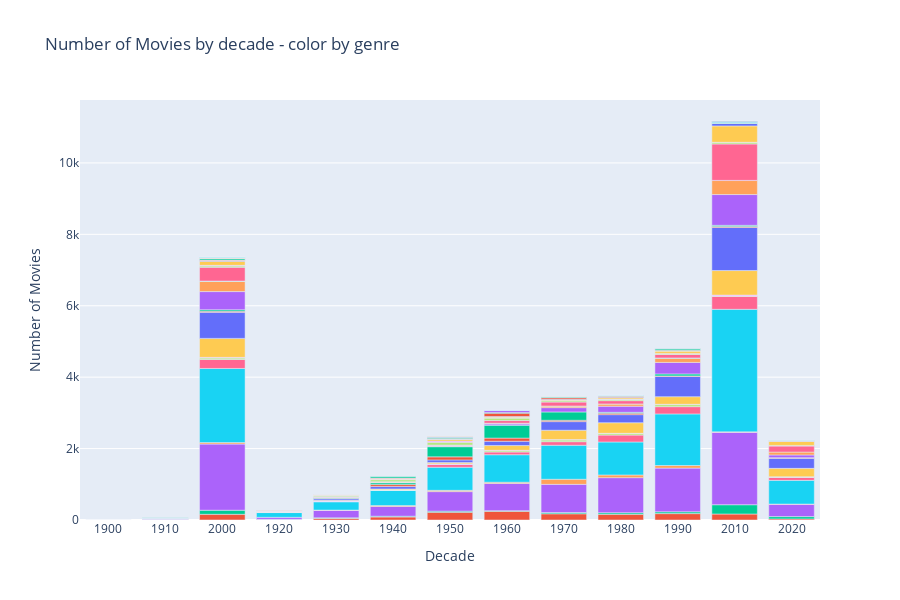

The notebook cell saved with this chart:
### Code cell
fig = px.bar(movies_per_decade, x='decade', y='count', color='genre', labels={'count': 'Number of Movies'},title='Number of Movies by decade - color by genre')
fig.update_layout(xaxis_title='Decade', yaxis_title='Number of Movies', xaxis=dict(type='category'),  # Use categorical x-axis for decades
showlegend=False, height=600)
fig.show()

### Figure 1 — Plotly figure (JSON) as saved in the notebook; plotly's stock layout.template omitted (floating-point values rounded to 4 significant figures)
{"data": [{"alignmentgroup": "True", "hovertemplate": "genre=Short Movie<br>decade=%{x}<br>Number of Movies=%{y}<extra></extra>", "legendgroup": "Short Movie", "marker": {"color": "#636efa", "pattern": {"shape": ""}}, "name": "Short Movie", "offsetgroup": "Short Movie", "orientation": "v", "showlegend": true, "textposition": "auto", "type": "bar", "x": [1900, 1910, 2000], "xaxis": "x", "y": [1, 3, 1], "yaxis": "y"}, {"alignmentgroup": "True", "hovertemplate": "genre=Adventure<br>decade=%{x}<br>Number of Movies=%{y}<extra></extra>", "legendgroup": "Adventure", "marker": {"color": "#EF553B", "pattern": {"shape": ""}}, "name": "Adventure", "offsetgroup": "Adventure", "orientation": "v", "showlegend": true, "textposition": "auto", "type": "bar", "x": [1910, 1920, 1930, 1940, 1950, 1960, 1970, 1980, 1990, 2000, 2010, 2020], "xaxis": "x", "y": [11, 16, 47, 85, 216, 242, 174, 159, 179, 159, 168, 31], "yaxis": "y"}, {"alignmentgroup": "True", "hovertemplate": "genre=Biography<br>decade=%{x}<br>Number of Movies=%{y}<extra></extra>", "legendgroup": "Biography", "marker": {"color": "#00cc96", "pattern": {"shape": ""}}, "name": "Biography", "offsetgroup": "Biography", "orientation": "v", "showlegend": true, "textposition": "auto", "type": "bar", "x": [1910, 1920, 1930, 1940, 1950, 1960, 1970, 1980, 1990, 2000, 2010, 2020], "xaxis": "x", "y": [1, 2, 13, 21, 32, 20, 35, 45, 51, 114, 260, 64], "yaxis": "y"}, {"alignmentgroup": "True", "hovertemplate": "genre=Comedy<br>decade=%{x}<br>Number of Movies=%{y}<extra></extra>", "legendgroup": "Comedy", "marker": {"color": "#ab63fa", "pattern": {"shape": ""}}, "name": "Comedy", "offsetgroup": "Comedy", "orientation": "v", "showlegend": true, "textposition": "auto", "type": "bar", "x": [1910, 1920, 1930, 1940, 1950, 1960, 1970, 1980, 1990, 2000, 2010, 2020], "xaxis": "x", "y": [13, 57, 210, 274, 547, 761, 789, 982, 1223, 1853, 2026, 349], "yaxis": "y"}, {"alignmentgroup": "True", "hovertemplate": "genre=Crime<br>decade=%{x}<br>Number of Movies=%{y}<extra></extra>", "legendgroup": "Crime", "marker": {"color": "#FFA15A", "pattern": {"shape": ""}}, "name": "Crime", "offsetgroup": "Crime", "orientation": "v", "showlegend": true, "textposition": "auto", "type": "bar", "x": [1910, 1930, 1940, 1950, 1960, 1970, 1980, 1990, 2000, 2010, 2020], "xaxis": "x", "y": [5, 8, 24, 36, 35, 143, 76, 73, 41, 14, 2], "yaxis": "y"}, {"alignmentgroup": "True", "hovertemplate": "genre=Drama<br>decade=%{x}<br>Number of Movies=%{y}<extra></extra>", "legendgroup": "Drama", "marker": {"color": "#19d3f3", "pattern": {"shape": ""}}, "name": "Drama", "offsetgroup": "Drama", "orientation": "v", "showlegend": true, "textposition": "auto", "type": "bar", "x": [1910, 1920, 1930, 1940, 1950, 1960, 1970, 1980, 1990, 2000, 2010, 2020], "xaxis": "x", "y": [25, 134, 232, 426, 646, 770, 952, 923, 1445, 2076, 3432, 664], "yaxis": "y"}, {"alignmentgroup": "True", "hovertemplate": "genre=Fantasy<br>decade=%{x}<br>Number of Movies=%{y}<extra></extra>", "legendgroup": "Fantasy", "marker": {"color": "#FF6692", "pattern": {"shape": ""}}, "name": "Fantasy", "offsetgroup": "Fantasy", "orientation": "v", "showlegend": true, "textposition": "auto", "type": "bar", "x": [1910, 1920, 1930, 1940, 1950, 1960, 1970, 1980, 1990, 2000, 2010, 2020], "xaxis": "x", "y": [1, 5, 9, 6, 76, 76, 100, 193, 203, 251, 366, 89], "yaxis": "y"}, {"alignmentgroup": "True", "hovertemplate": "genre=Grotesque<br>decade=%{x}<br>Number of Movies=%{y}<extra></extra>", "legendgroup": "Grotesque", "marker": {"color": "#B6E880", "pattern": {"shape": ""}}, "name": "Grotesque", "offsetgroup": "Grotesque", "orientation": "v", "showlegend": true, "textposition": "auto", "type": "bar", "x": [1910, 1930, 1940, 1950, 1960, 1970, 1980, 1990, 2000, 2010, 2020], "xaxis": "x", "y": [1, 2, 1, 3, 36, 50, 44, 58, 40, 7, 2], "yaxis": "y"}, {"alignmentgroup": "True", "hovertemplate": "genre=History<br>decade=%{x}<br>Number of Movies=%{y}<extra></extra>", "legendgroup": "History", "marker": {"color": "#FF97FF", "pattern": {"shape": ""}}, "name": "History", "offsetgroup": "History", "orientation": "v", "showlegend": true, "textposition": "auto", "type": "bar", "x": [1910, 1920, 1930, 1940, 1950, 1960, 1970, 1980, 1990, 2000, 2010, 2020], "xaxis": "x", "y": [2, 2, 8, 8, 17, 12, 9, 6, 9, 20, 26, 11], "yaxis": "y"}, {"alignmentgroup": "True", "hovertemplate": "genre=Horror<br>decade=%{x}<br>Number of Movies=%{y}<extra></extra>", "legendgroup": "Horror", "marker": {"color": "#FECB52", "pattern": {"shape": ""}}, "name": "Horror", "offsetgroup": "Horror", "orientation": "v", "showlegend": true, "textposition": "auto", "type": "bar", "x": [1910, 1920, 1930, 1940, 1950, 1960, 1970, 1980, 1990, 2000, 2010, 2020], "xaxis": "x", "y": [1, 10, 21, 25, 39, 133, 262, 296, 212, 531, 687, 234], "yaxis": "y"}, {"alignmentgroup": "True", "hovertemplate": "genre=Thriller<br>decade=%{x}<br>Number of Movies=%{y}<extra></extra>", "legendgroup": "Thriller", "marker": {"color": "#636efa", "pattern": {"shape": ""}}, "name": "Thriller", "offsetgroup": "Thriller", "orientation": "v", "showlegend": true, "textposition": "auto", "type": "bar", "x": [1910, 1920, 1930, 1940, 1950, 1960, 1970, 1980, 1990, 2000, 2010, 2020], "xaxis": "x", "y": [1, 4, 44, 67, 71, 121, 241, 227, 569, 729, 1207, 286], "yaxis": "y"}, {"alignmentgroup": "True", "hovertemplate": "genre=War<br>decade=%{x}<br>Number of Movies=%{y}<extra></extra>", "legendgroup": "War", "marker": {"color": "#EF553B", "pattern": {"shape": ""}}, "name": "War", "offsetgroup": "War", "orientation": "v", "showlegend": true, "textposition": "auto", "type": "bar", "x": [1910, 1920, 1930, 1940, 1950, 1960, 1970, 1980, 1990, 2000, 2010, 2020], "xaxis": "x", "y": [1, 2, 13, 54, 85, 88, 38, 39, 14, 30, 24, 9], "yaxis": "y"}, {"alignmentgroup": "True", "hovertemplate": "genre=Western<br>decade=%{x}<br>Number of Movies=%{y}<extra></extra>", "legendgroup": "Western", "marker": {"color": "#00cc96", "pattern": {"shape": ""}}, "name": "Western", "offsetgroup": "Western", "orientation": "v", "showlegend": true, "textposition": "auto", "type": "bar", "x": [1910, 1920, 1930, 1940, 1950, 1960, 1970, 1980, 1990, 2000, 2010, 2020], "xaxis": "x", "y": [3, 4, 25, 54, 285, 359, 233, 26, 55, 43, 35, 5], "yaxis": "y"}, {"alignmentgroup": "True", "hovertemplate": "genre=Action<br>decade=%{x}<br>Number of Movies=%{y}<extra></extra>", "legendgroup": "Action", "marker": {"color": "#ab63fa", "pattern": {"shape": ""}}, "name": "Action", "offsetgroup": "Action", "orientation": "v", "showlegend": true, "textposition": "auto", "type": "bar", "x": [1920, 1930, 1940, 1950, 1960, 1970, 1980, 1990, 2000, 2010, 2020], "xaxis": "x", "y": [1, 4, 3, 15, 36, 121, 170, 322, 509, 862, 76], "yaxis": "y"}, {"alignmentgroup": "True", "hovertemplate": "genre=Animation<br>decade=%{x}<br>Number of Movies=%{y}<extra></extra>", "legendgroup": "Animation", "marker": {"color": "#FFA15A", "pattern": {"shape": ""}}, "name": "Animation", "offsetgroup": "Animation", "orientation": "v", "showlegend": true, "textposition": "auto", "type": "bar", "x": [1920, 1930, 1940, 1950, 1960, 1970, 1980, 1990, 2000, 2010, 2020], "xaxis": "x", "y": [1, 4, 13, 8, 17, 44, 64, 117, 288, 393, 80], "yaxis": "y"}, {"alignmentgroup": "True", "hovertemplate": "genre=Biblical<br>decade=%{x}<br>Number of Movies=%{y}<extra></extra>", "legendgroup": "Biblical", "marker": {"color": "#19d3f3", "pattern": {"shape": ""}}, "name": "Biblical", "offsetgroup": "Biblical", "orientation": "v", "showlegend": true, "textposition": "auto", "type": "bar", "x": [1920, 1950, 1960, 1970, 1980, 1990, 2000, 2010], "xaxis": "x", "y": [2, 8, 5, 2, 1, 9, 7, 4], "yaxis": "y"}, {"alignmentgroup": "True", "hovertemplate": "genre=Documentary<br>decade=%{x}<br>Number of Movies=%{y}<extra></extra>", "legendgroup": "Documentary", "marker": {"color": "#FF6692", "pattern": {"shape": ""}}, "name": "Documentary", "offsetgroup": "Documentary", "orientation": "v", "showlegend": true, "textposition": "auto", "type": "bar", "x": [1920, 1930, 1940, 1950, 1960, 1970, 1980, 1990, 2000, 2010, 2020], "xaxis": "x", "y": [13, 10, 13, 13, 74, 110, 91, 98, 386, 1020, 169], "yaxis": "y"}, {"alignmentgroup": "True", "hovertemplate": "genre=Musical<br>decade=%{x}<br>Number of Movies=%{y}<extra></extra>", "legendgroup": "Musical", "marker": {"color": "#B6E880", "pattern": {"shape": ""}}, "name": "Musical", "offsetgroup": "Musical", "orientation": "v", "showlegend": true, "textposition": "auto", "type": "bar", "x": [1920, 1930, 1940, 1950, 1960, 1970, 1980, 1990, 2000, 2010, 2020], "xaxis": "x", "y": [2, 26, 55, 81, 70, 38, 39, 19, 36, 47, 18], "yaxis": "y"}, {"alignmentgroup": "True", "hovertemplate": "genre=Mélo<br>decade=%{x}<br>Number of Movies=%{y}<extra></extra>", "legendgroup": "Mélo", "marker": {"color": "#FF97FF", "pattern": {"shape": ""}}, "name": "Mélo", "offsetgroup": "Mélo", "orientation": "v", "showlegend": true, "textposition": "auto", "type": "bar", "x": [1920, 1930, 1940, 1950, 1960, 1970, 1980, 1990, 2000, 2010], "xaxis": "x", "y": [2, 10, 10, 34, 8, 4, 8, 10, 17, 1], "yaxis": "y"}, {"alignmentgroup": "True", "hovertemplate": "genre=Romantic<br>decade=%{x}<br>Number of Movies=%{y}<extra></extra>", "legendgroup": "Romantic", "marker": {"color": "#FECB52", "pattern": {"shape": ""}}, "name": "Romantic", "offsetgroup": "Romantic", "orientation": "v", "showlegend": true, "textposition": "auto", "type": "bar", "x": [1920, 1930, 1940, 1950, 1960, 1970, 1980, 1990, 2000, 2010, 2020], "xaxis": "x", "y": [3, 20, 23, 50, 20, 25, 37, 65, 114, 458, 117], "yaxis": "y"}, {"alignmentgroup": "True", "hovertemplate": "genre=Sperimental<br>decade=%{x}<br>Number of Movies=%{y}<extra></extra>", "legendgroup": "Sperimental", "marker": {"color": "#636efa", "pattern": {"shape": ""}}, "name": "Sperimental", "offsetgroup": "Sperimental", "orientation": "v", "showlegend": true, "textposition": "auto", "type": "bar", "x": [1920, 1930, 1940, 1950, 1960, 1970, 1980, 1990, 2000, 2010, 2020], "xaxis": "x", "y": [2, 2, 1, 3, 14, 15, 13, 7, 21, 67, 12], "yaxis": "y"}, {"alignmentgroup": "True", "hovertemplate": "genre=Spy<br>decade=%{x}<br>Number of Movies=%{y}<extra></extra>", "legendgroup": "Spy", "marker": {"color": "#EF553B", "pattern": {"shape": ""}}, "name": "Spy", "offsetgroup": "Spy", "orientation": "v", "showlegend": true, "textposition": "auto", "type": "bar", "x": [1920, 1930, 1940, 1950, 1960, 1970, 1980, 1990, 2000, 2010, 2020], "xaxis": "x", "y": [1, 4, 16, 19, 95, 41, 29, 16, 15, 1, 1], "yaxis": "y"}, {"alignmentgroup": "True", "hovertemplate": "genre=Noir<br>decade=%{x}<br>Number of Movies=%{y}<extra></extra>", "legendgroup": "Noir", "marker": {"color": "#00cc96", "pattern": {"shape": ""}}, "name": "Noir", "offsetgroup": "Noir", "orientation": "v", "showlegend": true, "textposition": "auto", "type": "bar", "x": [1930, 1940, 1950, 1960, 1970, 1980, 1990, 2000, 2010, 2020], "xaxis": "x", "y": [3, 45, 36, 22, 18, 11, 38, 39, 18, 3], "yaxis": "y"}, {"alignmentgroup": "True", "hovertemplate": "genre=Mythology<br>decade=%{x}<br>Number of Movies=%{y}<extra></extra>", "legendgroup": "Mythology", "marker": {"color": "#ab63fa", "pattern": {"shape": ""}}, "name": "Mythology", "offsetgroup": "Mythology", "orientation": "v", "showlegend": true, "textposition": "auto", "type": "bar", "x": [1940, 1950, 1960, 1980, 2000, 2010], "xaxis": "x", "y": [1, 7, 53, 1, 3, 1], "yaxis": "y"}, {"alignmentgroup": "True", "hovertemplate": "genre=Gangster<br>decade=%{x}<br>Number of Movies=%{y}<extra></extra>", "legendgroup": "Gangster", "marker": {"color": "#FFA15A", "pattern": {"shape": ""}}, "name": "Gangster", "offsetgroup": "Gangster", "orientation": "v", "showlegend": true, "textposition": "auto", "type": "bar", "x": [1950, 1960, 1970, 1980, 1990, 2000, 2010, 2020], "xaxis": "x", "y": [1, 3, 14, 3, 9, 14, 11, 1], "yaxis": "y"}, {"alignmentgroup": "True", "hovertemplate": "genre=Super-hero<br>decade=%{x}<br>Number of Movies=%{y}<extra></extra>", "legendgroup": "Super-hero", "marker": {"color": "#19d3f3", "pattern": {"shape": ""}}, "name": "Super-hero", "offsetgroup": "Super-hero", "orientation": "v", "showlegend": true, "textposition": "auto", "type": "bar", "x": [1960, 1970, 1980, 1990, 2000, 2010, 2020], "xaxis": "x", "y": [2, 3, 8, 6, 22, 35, 7], "yaxis": "y"}, {"alignmentgroup": "True", "hovertemplate": "genre=Sport<br>decade=%{x}<br>Number of Movies=%{y}<extra></extra>", "legendgroup": "Sport", "marker": {"color": "#FF6692", "pattern": {"shape": ""}}, "name": "Sport", "offsetgroup": "Sport", "orientation": "v", "showlegend": true, "textposition": "auto", "type": "bar", "x": [1980, 2000, 2010], "xaxis": "x", "y": [1, 2, 4], "yaxis": "y"}], "layout": {"barmode": "relative", "height": 600, "legend": {"title": {"text": "genre"}, "tracegroupgap": 0}, "showlegend": false, "title": {"text": "Number of Movies by decade - color by genre"}, "xaxis": {"anchor": "y", "domain": [0, 1], "title": {"text": "Decade"}, "type": "category"}, "yaxis": {"anchor": "x", "domain": [0, 1], "title": {"text": "Number of Movies"}}}}
